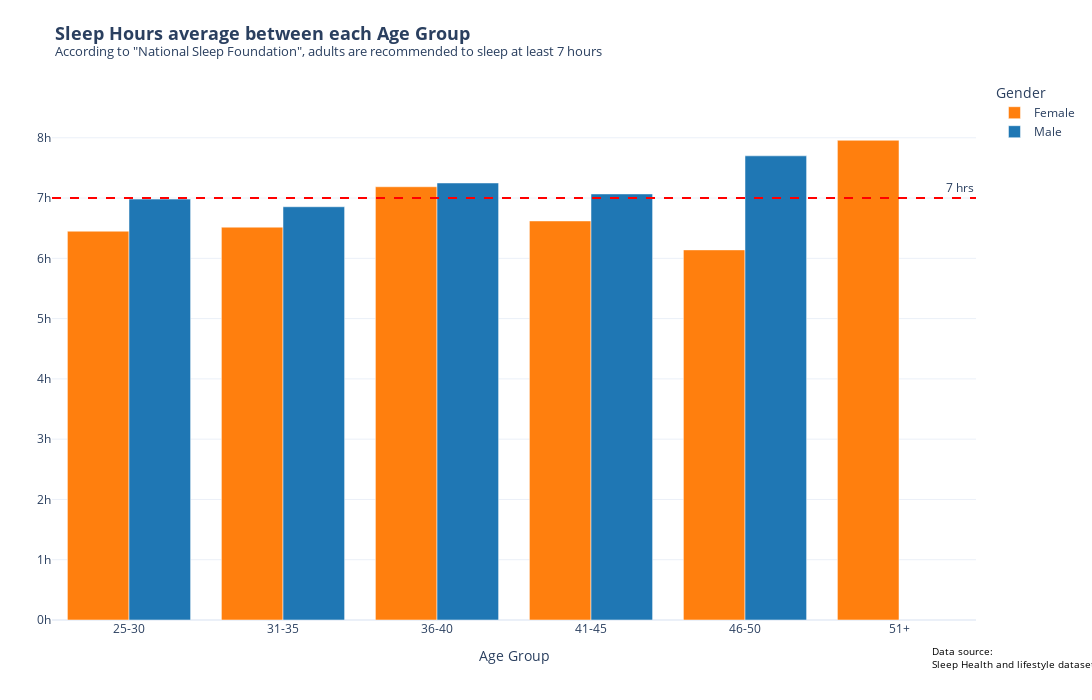

Notebook cell for this chart:
### Code cell
fig = px.bar(
    age_group,
    x="bin_age",
    y="Sleep Duration",
    color="Gender",
    barmode="group", 
    title="<b>Sleep Hours average between each Age Group</b><br><sup>According to \"National Sleep Foundation\", adults are recommended to sleep at least 7 hours</sup>",
    labels={"bin_age": "Age", "Sleep Duration": "Sleep Duration(hrs)", "Gender": "Gender"},
    color_discrete_map={'Male': '#1f77b4', 'Female':'#ff7f0e'}
)

fig.add_hline(
    y=7,
    line=dict(color="red", dash="dash", width=2),
    annotation_text="7 hrs",  
    annotation_position="top right", 
    annotation_font_size=12
)


fig.update_layout(
    xaxis_title="Age Group",  
    yaxis_title="",  
    legend_title="Gender",  
    title_font_size=18, 
    yaxis=dict(range=[0, age_group['Sleep Duration'].max() + 1],  
        tickformat=".0f",  
        ticksuffix="h"), 
    margin=dict(t=120, b=120, l=50, r=50),  
    template="plotly_white",
)


fig.add_annotation(
    x=0.95,  
    y=-0.04,  
    text="Data source:<br>Sleep Health and lifestyle dataset", 
    showarrow=False,  
    font=dict(size=10, color="black"),  
    align="left",  
    xanchor="left",  
    yanchor="top",  
    xref="paper", 
    yref="paper",  
)


fig.update_layout(
    margin=dict(t=80, b=80, l=50, r=50),
    height=700,
    width=1400
)

fig.show()

### Figure 1 — Plotly figure (JSON) as saved in the notebook; plotly's stock layout.template omitted (floating-point values rounded to 4 significant figures)
{"data": [{"alignmentgroup": "True", "hovertemplate": "Gender=Female<br>Age=%{x}<br>Sleep Duration(hrs)=%{y}<extra></extra>", "legendgroup": "Female", "marker": {"color": "#ff7f0e", "pattern": {"shape": ""}}, "name": "Female", "offsetgroup": "Female", "orientation": "v", "showlegend": true, "textposition": "auto", "type": "bar", "x": ["25-30", "31-35", "36-40", "41-45", "46-50", "51+"], "xaxis": "x", "y": [6.45, 6.517, 7.187, 6.62, 6.14, 7.958], "yaxis": "y"}, {"alignmentgroup": "True", "hovertemplate": "Gender=Male<br>Age=%{x}<br>Sleep Duration(hrs)=%{y}<extra></extra>", "legendgroup": "Male", "marker": {"color": "#1f77b4", "pattern": {"shape": ""}}, "name": "Male", "offsetgroup": "Male", "orientation": "v", "showlegend": true, "textposition": "auto", "type": "bar", "x": ["25-30", "31-35", "36-40", "41-45", "46-50", "51+"], "xaxis": "x", "y": [6.982, 6.855, 7.25, 7.068, 7.7, null], "yaxis": "y"}], "layout": {"annotations": [{"font": {"size": 12}, "showarrow": false, "text": "7 hrs", "x": 1, "xanchor": "right", "xref": "x domain", "y": 7, "yanchor": "bottom", "yref": "y"}, {"align": "left", "font": {"color": "black", "size": 10}, "showarrow": false, "text": "Data source:<br>Sleep Health and lifestyle dataset", "x": 0.95, "xanchor": "left", "xref": "paper", "y": -0.04, "yanchor": "top", "yref": "paper"}], "barmode": "group", "height": 700, "legend": {"title": {"text": "Gender"}, "tracegroupgap": 0}, "margin": {"b": 80, "l": 50, "r": 50, "t": 80}, "shapes": [{"line": {"color": "red", "dash": "dash", "width": 2}, "type": "line", "x0": 0, "x1": 1, "xref": "x domain", "y0": 7, "y1": 7, "yref": "y"}], "title": {"font": {"size": 18}, "text": "<b>Sleep Hours average between each Age Group</b><br><sup>According to \"National Sleep Foundation\", adults are recommended to sleep at least 7 hours</sup>"}, "width": 1400, "xaxis": {"anchor": "y", "domain": [0, 1], "title": {"text": "Age Group"}}, "yaxis": {"anchor": "x", "domain": [0, 1], "range": [0, 8.958], "tickformat": ".0f", "ticksuffix": "h", "title": {"text": ""}}}}
